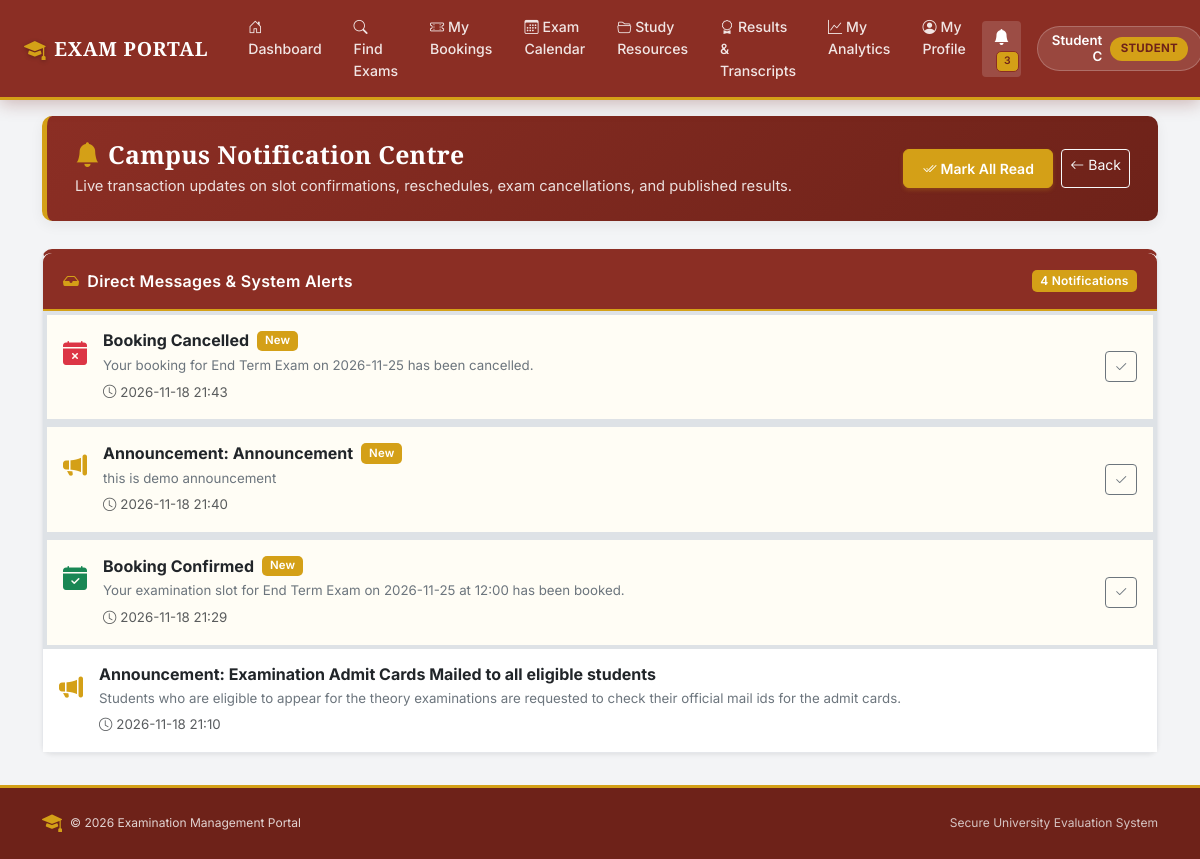
The app's page /notifications (signed in) with its own data.
### models.py (models this page shows, shortened)
class BaseModel(db.Model):
    __abstract__ = True

class Notification(BaseModel):
    id = db.Column(db.Integer, primary_key=True)
    user_id = db.Column(db.Integer, db.ForeignKey("user.id"), nullable=False)
    title = db.Column(db.String(150), nullable=False)
    message = db.Column(db.String(500), nullable=False)
    category = db.Column(db.String(50), default="info")
    is_read = db.Column(db.Boolean, default=False)
    created_at = db.Column(db.String(30), default=lambda: datetime.now().strftime("%Y-%m-%d %H:%M"))
    user = db.relationship(
        "User",
        backref=db.backref(
            "notifications",
            cascade="all, delete-orphan",
            order_by="desc(Notification.id)",
        ),
    )

### routes/common.py (the view)
def notifications():
    if "user_id" not in session:
        return redirect(url_for("login"))
    user_notifications = Notification.query.filter_by(
        user_id=session["user_id"]
    ).order_by(Notification.id.desc()).all()
    return render_template("notifications.html", notifications=user_notifications)

### app.py (called while the page is built)
@app.context_processor
def inject_global_data():
    unread_count = 0
    if "user_id" in session:
        try:
            unread_count = Notification.query.filter_by(
                user_id=session["user_id"], is_read=False
            ).count()
        except Exception:
            pass
    return dict(unread_notifications_count=unread_count)

### templates/notifications.html (shortened to what this page needs)
{% extends "base.html" %}
{% block content %}
<div class="container my-3">
    <div class="erp-header">
        <div class="d-flex justify-content-between align-items-center flex-wrap gap-2">
            <div>
                <h2><i class="bi bi-bell-fill me-2 text-gold"></i>Campus Notification Centre</h2>
                <p>Live transaction updates on slot confirmations, reschedules, exam cancellations, and published results.</p>
            </div>
            <div class="d-flex gap-2">
                {% if notifications %}
                <form method="POST" action="{{ url_for('mark_all_notifications_read') }}">
                    <button type="submit" class="btn btn-gold btn-sm">
                        <i class="bi bi-check2-all me-1"></i>Mark All Read
                    </button>
                </form>
                {% endif %}
                <a href="javascript:history.back()" class="btn btn-outline-light btn-sm">
                    <i class="bi bi-arrow-left me-1"></i>Back
                </a>
            </div>
        </div>
    </div>
    <div class="card shadow-sm" style="border-top: 4px solid var(--maroon);">
        <div class="card-header card-header-maroon d-flex justify-content-between align-items-center">
            <span><i class="bi bi-inbox-fill me-2 text-gold"></i>Direct Messages &amp; System Alerts</span>
            <span class="badge bg-gold text-dark">{{ notifications|length }} Notifications</span>
        </div>
        <div class="card-body p-0">
            {% if notifications %}
            <div class="list-group list-group-flush">
                {% for n in notifications %}
                <div class="list-group-item p-3 d-flex justify-content-between align-items-center {% if not n.is_read %}border-start border-4 border-maroon{% endif %}" style="{% if not n.is_read %}background-color: var(--gold-subtle);{% endif %}">
                    <div class="d-flex align-items-start gap-3">
                        <div class="fs-4 mt-1">
                            {% if n.category == 'booking' %}
                                <i class="bi bi-calendar-check-fill text-success"></i>
                            {% elif n.category == 'cancellation' %}
                                <i class="bi bi-calendar-x-fill text-danger"></i>
                            {% elif n.category == 'reschedule' %}
                                <i class="bi bi-arrow-repeat text-gold"></i>
                            {% elif n.category == 'result' %}
                                <i class="bi bi-award-fill text-maroon"></i>
                            {% elif n.category == 'announcement' %}
                                <i class="bi bi-megaphone-fill text-gold"></i>
                            {% else %}
                                <i class="bi bi-info-circle-fill text-secondary"></i>
                            {% endif %}
                        </div>
                        <div>
                            <div class="d-flex align-items-center gap-2 mb-1">
                                <h6 class="mb-0 fw-bold text-dark">{{ n.title }}</h6>
                                {% if not n.is_read %}
                                <span class="badge bg-gold text-dark">New</span>
                                {% endif %}
                            </div>
                            <p class="mb-1 text-secondary small">{{ n.message }}</p>
                            <span class="text-muted small"><i class="bi bi-clock me-1"></i>{{ n.created_at or 'Recently' }}</span>
                        </div>
                    </div>
                    <div>
                        {% if not n.is_read %}
                        <form method="POST" action="{{ url_for('mark_notification_read', notification_id=n.id) }}">
                            <button type="submit" class="btn btn-sm btn-outline-secondary" title="Mark as Read">
                                <i class="bi bi-check2"></i>
                            </button>
                        </form>
                        {% endif %}
                    </div>
                </div>
                {% endfor %}
            </div>
            {% else %}
            <div class="p-5 text-center text-muted">
                <i class="bi bi-bell-slash display-4 d-block mb-2 text-secondary"></i>
                <h5 class="fw-bold">No Notifications</h5>
                <p class="small text-muted mb-0">You're all caught up! Updates regarding your exams and bookings will appear here.</p>
            </div>
            {% endif %}
        </div>
    </div>
</div>
{% endblock %}

### templates/base.html (style rules this page uses)
:root { --maroon: #8B2E24; --maroon-dark: #6E2219; --maroon-light: #A3382D; --maroon-subtle: #FDF2F0; --gold: #D4A017; --gold-dark: #B58810; --gold-light: #FEF8E7; --gold-subtle: #FFFDF5; --bg-light: #F3F4F6; --card-bg: #FFFFFF; --text-dark: #1F2937; --text-muted: #6B7280; --border-color: #E5E7EB; --shadow-sm: 0 2px 6px rgba(0, 0, 0, 0.04); --shadow-md: 0 4px 14px rgba(0, 0, 0, 0.06); --shadow-lg: 0 10px 25px rgba(139, 46, 36, 0.10); --radius: 0.625rem; }
body { padding-top: 68px; background-color: var(--bg-light); color: var(--text-dark); font-family: 'Inter', -apple-system, BlinkMacSystemFont, "Segoe UI", Roboto, sans-serif; font-size: 0.95rem; line-height: 1.55; min-height: 100vh; display: flex; flex-direction: column; }
.erp-header { background: linear-gradient(135deg, var(--maroon) 0%, var(--maroon-dark) 100%); color: #FFFFFF; border-radius: var(--radius); padding: 1.5rem 1.75rem; margin-bottom: 1.75rem; border-left: 5px solid var(--gold); box-shadow: var(--shadow-md); position: relative; overflow: hidden; }
.erp-header h2 { font-family: 'Cinzel', Georgia, serif; font-weight: 700; font-size: 1.55rem; margin-bottom: 0.3rem; letter-spacing: 0.3px; }
.erp-header p { color: rgba(255, 255, 255, 0.85); font-size: 0.92rem; margin-bottom: 0; }
.card { background-color: var(--card-bg); border: 1px solid var(--border-color); border-radius: var(--radius); box-shadow: var(--shadow-sm); transition: box-shadow 0.2s ease, transform 0.2s ease; }
.card-header { background-color: #FFFFFF; border-bottom: 1px solid var(--border-color); padding: 1rem 1.25rem; font-weight: 600; font-size: 1rem; color: var(--maroon); }
.card-header-maroon { background-color: var(--maroon) !important; color: #FFFFFF !important; border-bottom: 2.5px solid var(--gold) !important; padding: 0.95rem 1.25rem !important; font-weight: 600; letter-spacing: 0.3px; border-top-left-radius: calc(var(--radius) - 1px) !important; border-top-right-radius: calc(var(--radius) - 1px) !important; }
.btn-gold { background-color: var(--gold) !important; border-color: var(--gold) !important; color: #FFFFFF !important; font-weight: 600; padding: 0.5rem 1.15rem; border-radius: 6px; box-shadow: 0 2px 4px rgba(212, 160, 23, 0.25); transition: all 0.2s ease; }
.text-gold { color: var(--gold) !important; }
.bg-gold { background-color: var(--gold) !important; color: #FFFFFF !important; }
.badge { font-weight: 600; padding: 0.4em 0.7em; letter-spacing: 0.2px; border-radius: 5px; }
a { color: var(--maroon); text-decoration: none; transition: color 0.15s ease; }

### records on screen
Notification: category "cancellation" (drawn), title "Booking Cancelled", is_read "New", message "Your booking for End Term Exam on 2026-11-25 has been cancelled.", created_at "2026-11-18 21:43"
Notification: category "announcement" (drawn), title "Announcement: Announcement", is_read "New", message "this is demo announcement", created_at "2026-11-18 21:40"
Notification: category "booking" (drawn), title "Booking Confirmed", is_read "New", message "Your examination slot for End Term Exam on 2026-11-25 at 12:00 has been booked.", created_at "2026-11-18 21:29"
Notification: category "announcement" (drawn), title "Announcement: Examination Admit Cards Mailed to all eligible students", message "Students who are eligible to appear for the theory examinations are requested to check their official mail ids for the admit cards.", created_at "2026-11-18 21:10"

### other values on screen
{{ unread_notifications_count }} "3"
{{ session.get("user_name") }} "Student C"
{{ session.get("user_role") }} "STUDENT"
{{ notifications|length }} "4"
{{ 2026 }} "2026"
